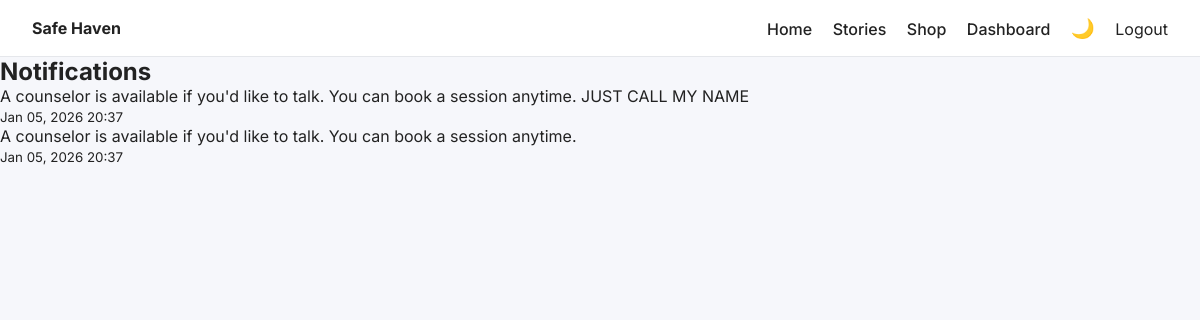
/notifications/ (signed in), run on the app's committed database.
### notifications/models.py (models this page shows, shortened)
class Notification(models.Model):
    user = models.ForeignKey(
        User,
        on_delete=models.CASCADE,
        related_name="notifications"   # important fix
    )
    message = models.TextField()
    is_read = models.BooleanField(default=False)
    created_at = models.DateTimeField(auto_now_add=True)

### notifications/views.py (the view)
# urls.py: path("", views.notification_list, name="notifications"),
@login_required
def notification_list(request):
    notifications = Notification.objects.filter(
        user=request.user
    ).order_by("-created_at")
    return render(request, "notifications/notifications.html", {
        "notifications": notifications
    })

### notifications/templates/notifications/notifications.html
{% extends "main/base.html" %}
{% block content %}
<section class="notifications-page">
  <h1>Notifications</h1>
  {% for note in notifications %}
    <div class="notification-card {% if not note.is_read %}unread{% endif %}">
      <p>{{ note.message }}</p>
      <small>{{ note.created_at|date:"M d, Y H:i" }}</small>
    </div>
  {% empty %}
    <p>No notifications yet.</p>
  {% endfor %}
</section>
{% endblock %}

### static/css/style.css (style rules this page uses)
* { margin: 0; padding: 0; box-sizing: border-box; }
:root { --bg: #f6f7fb; --card-bg: #ffffff; --text: #222; --muted: #666; --border: #e5e7eb; --primary: #4f46e5; }
body { font-family: 'Inter', sans-serif; background: var(--bg); color: var(--text); }

### main/templates/main/base.html (style rules this page uses)
:root { --bg: #f6f7fb; --card-bg: #ffffff; --text: #222; --muted: #666; --border: #e5e7eb; }
body { font-family: 'Inter', sans-serif; margin: 0; padding: 0; background: var(--bg); color: var(--text); transition: background 0.3s, color 0.3s; }

### data on the page
Notification: message "A counselor is available if you'd like to talk. You can book a session anytime. JUST CALL MY NAME", created_at "Jan 05, 2026 20:37"
Notification: message "A counselor is available if you'd like to talk. You can book a session anytime.", created_at "Jan 05, 2026 20:37"
